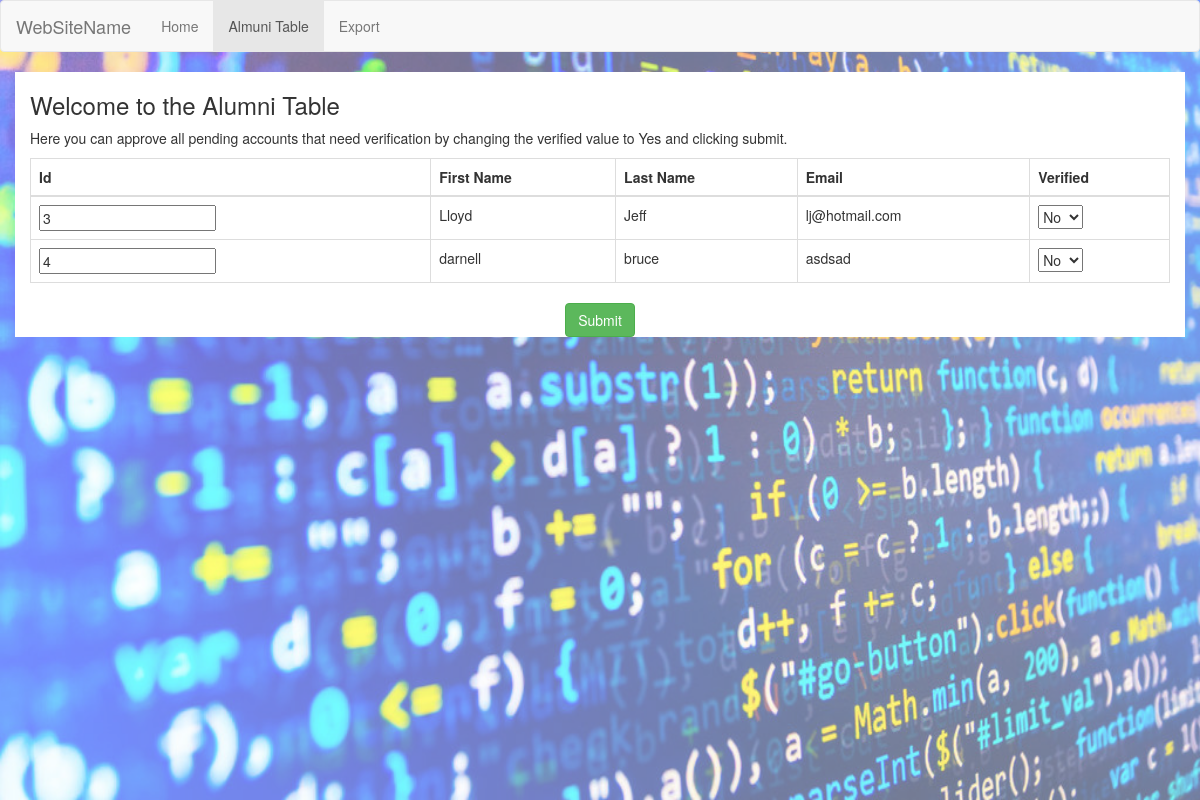
/admin/alumniTable.php, run on the app's committed database.
### tables this page shows
CREATE TABLE `alumni` (
  `alumniId` int(20) NOT NULL,
  `fName` varchar(50) DEFAULT NULL,
  `lName` varchar(50) DEFAULT NULL,
  `email` varchar(50) DEFAULT NULL,
  `password` varchar(50) DEFAULT NULL,
  `timeCreated` timestamp NOT NULL DEFAULT CURRENT_TIMESTAMP ON UPDATE CURRENT_TIMESTAMP,
  `verified` varchar(50) NOT NULL DEFAULT 'No'
);

### admin/alumniTable.php (the view, shortened to what this page needs)
<!DOCTYPE html>
<html lang="en">
<head>
    <link rel="stylesheet" href="css/main.css">
    <link rel="stylesheet" href="https://maxcdn.bootstrapcdn.com/bootstrap/3.3.7/css/bootstrap.min.css">
    <link rel="stylesheet" href="https://maxcdn.bootstrapcdn.com/bootstrap/3.3.7/css/bootstrap.min.css">
</head>
<body>
    <nav class="navbar navbar-default">
  <div class="container-fluid">
    <div class="navbar-header">
      <a class="navbar-brand" href="#">WebSiteName</a>
    </div>
    <ul class="nav navbar-nav">
      <li><a href="home.php">Home</a></li>
      <li class="active"><a href="alumniTable.php">Almuni Table</a></li>
      <li><a href="export.php">Export</a></li>
    </ul>
  </div>
</nav>
<div id="background">
  <img src="images/computer_code.jpg" alt="background" height="100%" width="100%">
</div>
<div class="container" id="hold">
  <h3>Welcome to the Alumni Table</h3>
  <p>Here you can approve all pending accounts that need verification by changing the verified value to Yes and clicking submit.</p>
    <form action='' method='post'>
    <table class="table table-bordered">
        <thead>
            <tr>
                <th>Id</th>
                <th>First Name</th>
                <th>Last Name</th>
                <th>Email</th>
                <th>Verified</th>
            </tr>
        </thead>
        <tbody>
    <?php
        include "lib.php";
        $sql = "SELECT * FROM `alumni` where alumni.verified='No'";
        $res = $conn->query($sql);
        if ($res){
            while (($row = $res-> fetch_assoc())!=null){
                echo "<tr>";
                echo "<td>";
				echo "<input name='alumni[]'". "value='". $row['alumniId']."' readonly>";
				echo "</td>";
				echo "<td>" . $row['fName'] . "</td>";
                echo "<td>" . $row['lName'] . "</td>";
                echo "<td>" . $row['email'] . "</td>";
                echo "<td> <select name='select[]'>";
                echo "<option value=\"No\">No</option>";
                echo "</select>";
                echo "</td>";
                echo "</tr>";
            }
			 echo "</tbody></table>";
             echo "<div align=center>";
			 echo "<input type='submit' name='update' class=\"btn btn-success\" onclick='window.location.reload(true);'>";
             echo "</div>";
        }
    ?>
</div>
</body>
</html>

### admin/css/main.css (style rules this page uses)
#background { content : ""; display: block; position: absolute; top: 0; left: 0; background-image: url(computer_code.jpg); width: 100%; height: 100%; opacity : 0.55; z-index: -1; }
#hold { background-color: white; }

### data on the page
alumni: fName "Lloyd", lName "Jeff", email "lj@hotmail.com"
alumni: fName "darnell", lName "bruce", email "asdsad"
